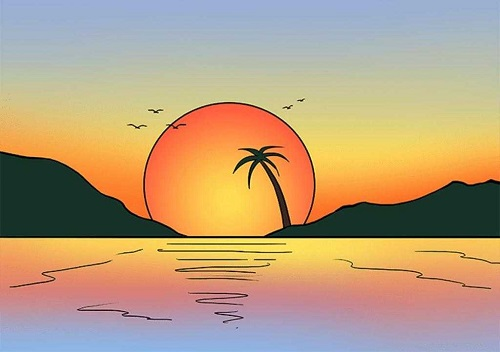
//> input picture lab2/island.jpeg, 500 x 352 px
$ ./test   (built with g++ and OpenCV 4)
//> lines starting //> are read from the running program, lines starting //| are printed output that depends on the picture; after the words box and inside, x2 and y2 are one past the last pixel; in counts of white or black regions, pixels touching at a corner belong together
#include <opencv2/core.hpp>
#include <opencv2/imgcodecs.hpp>
#include <opencv2/highgui.hpp>
#include <opencv2/imgproc.hpp>
#include <iostream>
#include <string>
#include <sstream>
#include <vector>
using namespace cv;

int main()
{
    Mat imgg = cv::imread("C:/Users/solov/source/repos/OpenCVProjects/OpenCVProjects/island.jpeg", IMREAD_COLOR);
//> imgg is the input picture: 352 rows x 500 cols, CV_8UC3; mean B, G, R 126.1, 158.8, 185.5
    if (!imgg.data) {
        std::cout << "Could not open or find the image" << std::endl;
        exit(EXIT_FAILURE);
    }
    imshow("Not gray", imgg);

    Mat gray;
    cvtColor(imgg, gray, COLOR_BGR2GRAY);

    Mat image_blurred;
    GaussianBlur(gray, image_blurred, Size(3, 3), 0);
    imshow("Gray", gray);

    Mat edges;
    Canny(gray, edges, 50, 200);
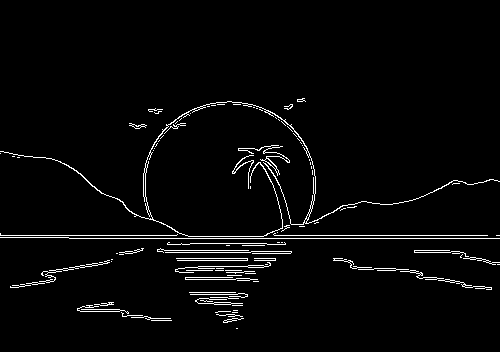
//> edges: 352 rows x 500 cols, CV_8UC1; 3% white in thin lines or dots, all inside (x1, y1, x2, y2) = (0, 98, 500, 329)

    std::vector<Vec4i> lines;
    HoughLinesP(edges, lines, 1, CV_PI / 180, 150, 10, 250);
//> lines = 2 lines (x1, y1, x2, y2): [69, 238, 499, 238], [0, 235, 499, 235]
    for (size_t i = 0; i < lines.size(); i++)
    {
        Vec4i l = lines[i];
        line(imgg, Point(l[0], l[1]), Point(l[2], l[3]), Scalar(255, 0, 0), 1, LINE_AA);
    }
//> this loop made 2 passes
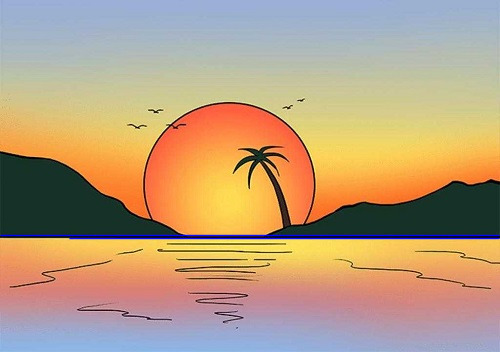
//> imgg: 352 rows x 500 cols, CV_8UC3; 1.59% of pixels changed, all inside (x1, y1, x2, y2) = (0, 234, 500, 240)
    imshow("Lines", imgg);

    std::vector<Vec3f> circles;
    HoughCircles(edges, circles, HOUGH_GRADIENT, 1, 750, 200, 10, 10, 100);
//> circles = 1 circle (x, y, radius): [230.5, 185.5, 85.1]
    for (size_t i = 0; i < circles.size(); i++)
    {
        Point center(cvRound(circles[i][0]), cvRound(circles[i][1]));
        int radius = cvRound(circles[i][2]);
        circle(imgg, center, radius, Scalar(0, 255, 0), 2, 8, 0);
    }
//> this loop made 1 pass
//> (center, radius) on pass 1: (Point(230, 186), 85)
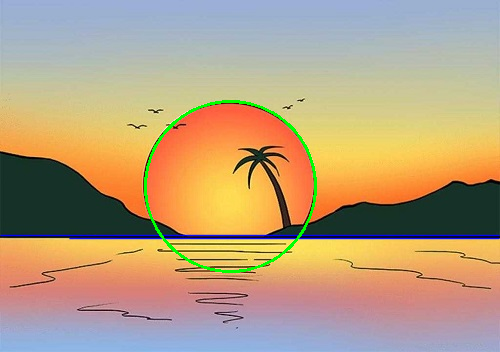
//> imgg: 352 rows x 500 cols, CV_8UC3; 0.88% of pixels changed, all inside (x1, y1, x2, y2) = (144, 100, 317, 273)
    imshow("Lines", imgg);

    //Различные цвета
    Mat HSV;
    cvtColor(imgg, HSV, COLOR_BGR2HSV);
//> HSV: 352 rows x 500 cols, CV_8UC3; mean H, S, V 57.9, 109.2, 199.5
    imshow("HSV", HSV);
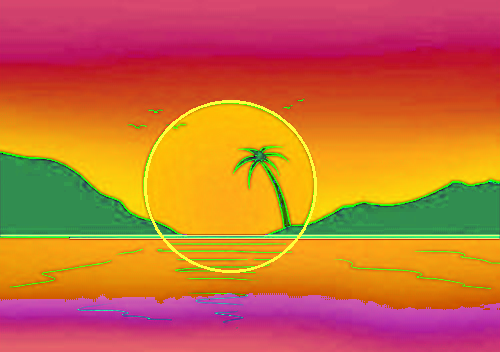
//> window 'HSV': 352 rows x 500 cols, CV_8UC3; mean B, G, R 57.9, 109.2, 199.5

    Mat Lab;
    cvtColor(imgg, Lab, COLOR_BGR2Lab);
//> Lab: 352 rows x 500 cols, CV_8UC3; mean of channels 0, 1, 2 171.8, 134.8, 148.2
    imshow("Lab", Lab);
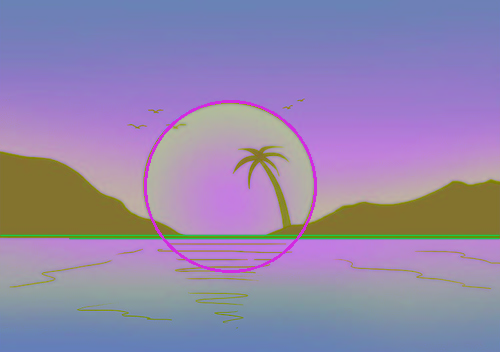
//> window 'Lab': 352 rows x 500 cols, CV_8UC3; mean B, G, R 171.8, 134.8, 148.2

    Mat YUV;
    cvtColor(imgg, YUV, COLOR_BGR2YUV);
//> YUV: 352 rows x 500 cols, CV_8UC3; mean of channels 0, 1, 2 162.7, 110.3, 146
    imshow("YUV", YUV);
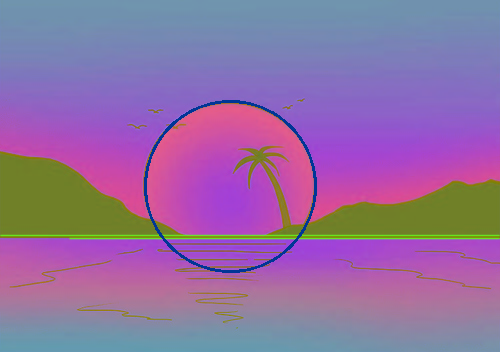
//> window 'YUV': 352 rows x 500 cols, CV_8UC3; mean B, G, R 162.7, 110.3, 146

    Mat XYZ;
    cvtColor(imgg, XYZ, COLOR_BGR2XYZ);
//> XYZ: 352 rows x 500 cols, CV_8UC3; mean of channels 0, 1, 2 155.4, 162, 143
    imshow("XYZ", XYZ);
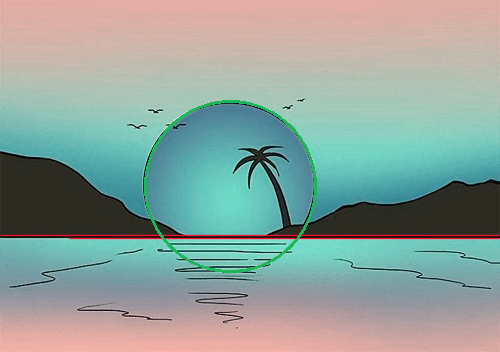
//> window 'XYZ': 352 rows x 500 cols, CV_8UC3; mean B, G, R 155.4, 162, 143


    waitKey(0);
    destroyAllWindows();
    return 0;
}
